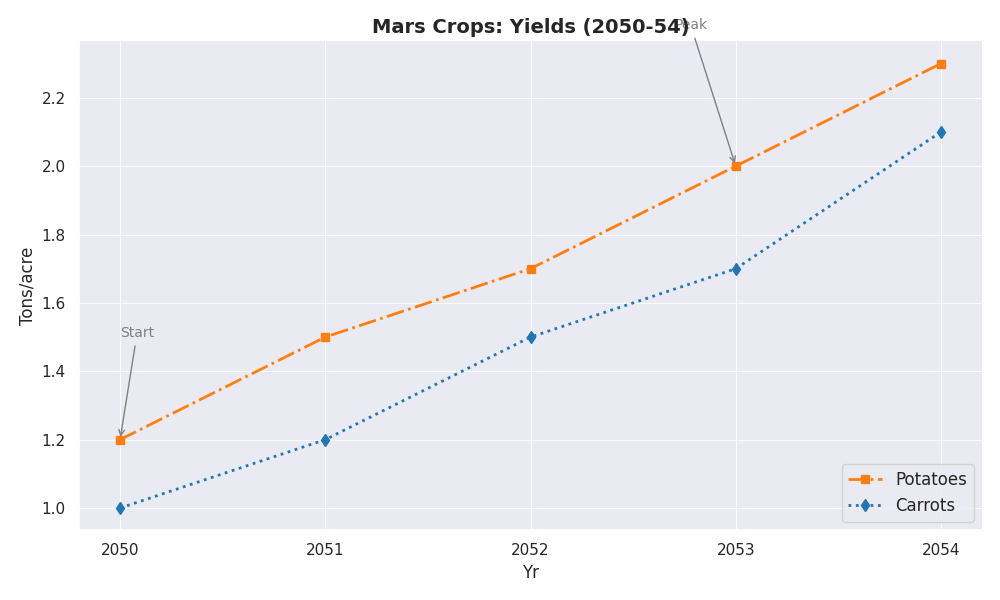

Source code (Python):
import matplotlib.pyplot as plt
import numpy as np

# Data
years = np.array([2050, 2051, 2052, 2053, 2054])
martian_potatoes = np.array([1.2, 1.5, 1.7, 2.0, 2.3])
space_carrots = np.array([1.0, 1.2, 1.5, 1.7, 2.1])

# Create the plot
plt.figure(figsize=(10, 6))

plt.plot(years, martian_potatoes, marker='s', linestyle='-.', linewidth=2, color='tab:orange', label='Potatoes')
plt.plot(years, space_carrots, marker='d', linestyle=':', linewidth=2, color='tab:blue', label='Carrots')

# Shortened title and labels
plt.title('Mars Crops: Yields (2050-54)', fontsize=14, fontweight='bold')
plt.xlabel('Yr', fontsize=12)
plt.ylabel('Tons/acre', fontsize=12)

plt.xticks(years)
plt.grid(True, linestyle='-', linewidth=0.75, alpha=0.9)

plt.legend(loc='lower right', fontsize=12)

plt.annotate('Start', xy=(2050, 1.2), xytext=(2050, 1.5),
             arrowprops=dict(arrowstyle='->', color='gray'), fontsize=10, color='gray')

plt.annotate('Peak', xy=(2053, 2.0), xytext=(2052.7, 2.4),
             arrowprops=dict(arrowstyle='->', color='gray'), fontsize=10, color='gray')

plt.gca().spines['top'].set_visible(False)
plt.gca().spines['right'].set_visible(False)

plt.tight_layout()

plt.show()
